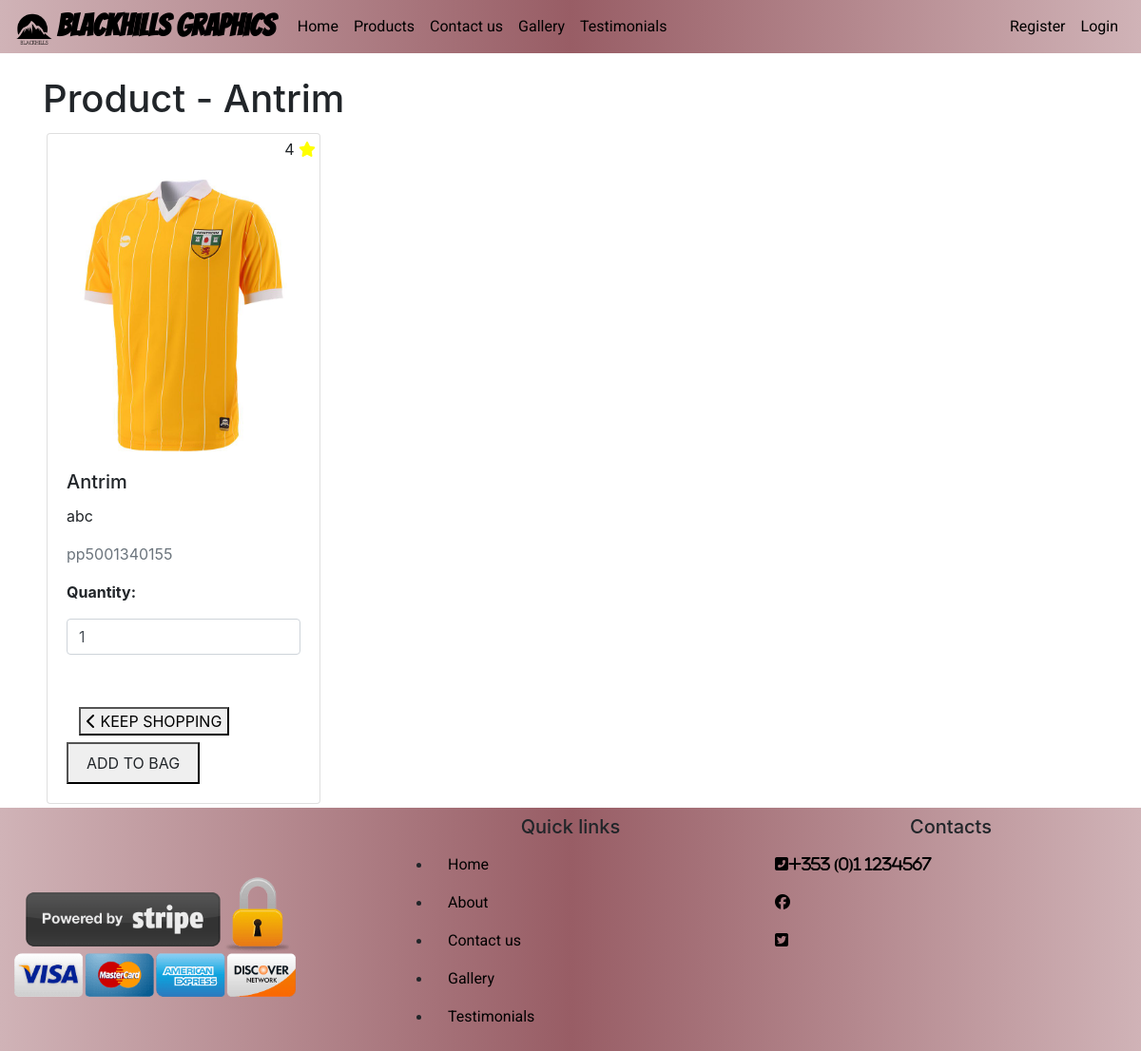
/products/1, run on the app's committed database.
### products/models.py (models this page shows, shortened)
class Product(models.Model):
    category = models.ForeignKey('Category',
                                 null=True,
                                 blank=True,
                                 on_delete=models.SET_NULL)
    name = models.CharField(max_length=254)
    description = models.TextField(blank=True)
    price = models.DecimalField(max_digits=6, decimal_places=2)
    image_url = models.URLField(max_length=1024)
    image = models.ImageField()
    sku = models.CharField(max_length=254)
    rating = models.IntegerField(blank=True)

### products/views.py (the view)
# urls.py: path('<product_id>', views.product_detail, name='product_detail'),
def product_detail(request, product_id):
    product = get_object_or_404(Product, pk=product_id)
    context = {
        'product': product,
    }
    return render(request, 'products/product-detail.html', context)

### shopping_bag/contexts.py (called while the page is built)
def shopping_bag_contents(request):
    shopping_bag_items = []
    total = 0
    product_count = 0
    if total < settings.FREE_DELIVERY_THRESHOLD:
        delivery = total * Decimal(settings.STANDARD_DELIVERY_PERCENTAGE/100)
        free_delivery_delta = settings.FREE_DELIVERY_THRESHOLD - total
    else:
        delivery = 0
        free_delivery_delta = 0
    grand_total = delivery + total
    context = {
        'shopping_bag_items': shopping_bag_items,
        'total': total,
        'product_count': product_count,
        'delivery': delivery,
        'free_delivery_delta': free_delivery_delta,
        'free_delivery_threshold': settings.FREE_DELIVERY_THRESHOLD,
        'grand_total': grand_total,
    }
    return context

### products/templates/products/product-detail.html (shortened to what this page needs)
<!DOCTYPE html>
{% extends 'base.html' %} {% load static %} {% block page_header %}
<div class="container header-container">
</div>
{% endblock %} {% block content %}
<div class="container">
	<div class="row mt-4">
        <div class="col">
            <h1>
                Product - {{ product.name }}
            </h1>
            <div class="row">
                    <div class="col-sm-6 col-md-6 col-lg-4 col-xl-3 m-1">
                        <div class="card h-100" style="width: 18rem;">
                            <p class="text-right p-1">
                                {{ product.rating }}
                                <i class="fa fa-star" aria-hidden="true"></i>
                            </p>
                            <img src="{{ product.image.url }}" class="card-img-top" alt="{{ product.name }}">
                            <div class="card-body">
                                <h5 class="card-title">{{ product.name }}</h5>
                                <p class="card-text">{{ product.description }}</p>
                                <p class="text-muted">{{ product.sku }}</p>
                                <form action="{% url 'add_to_shopping_bag' product.id %}" method="POST">
                                    <p class="mt-3"><strong>Quantity:</strong></p>
                                    <input class="form-control qty_input" type="number" name="quantity" value="1" min="1" max="99" data-item_id="{{ product.id }}" id="id_qty_{{ product.id }}">
                                    <a href="{% url 'products' %}" class="btn btn-outline-black rounded-0 mt-5">
                                        <button>
                                            <span class="icon">
                                                <i class="fas fa-chevron-left"></i>
                                            </span>
                                            <span class="text-uppercase">Keep Shopping</span>
                                        </button>
                                    </a>
                                    <button>
                                        <input type="submit" class="btn btn-black rounded-0 text-uppercase" value="Add to Bag">
                                    </button>
                                </form>
                            </div>
                        </div>
                    </div>
            </div>
        </div>
    </div>
</div>
{% endblock %}

### static/css/base.css (style rules this page uses)
html { height: 100%; }
body { background-repeat: repeat; }
.header-container { height: 56px; }
.fa-star { color: yellow; }

### data on the page
Product: name "Antrim", rating "4", image (picture), description "abc", sku "pp5001340155", quantity "1"
